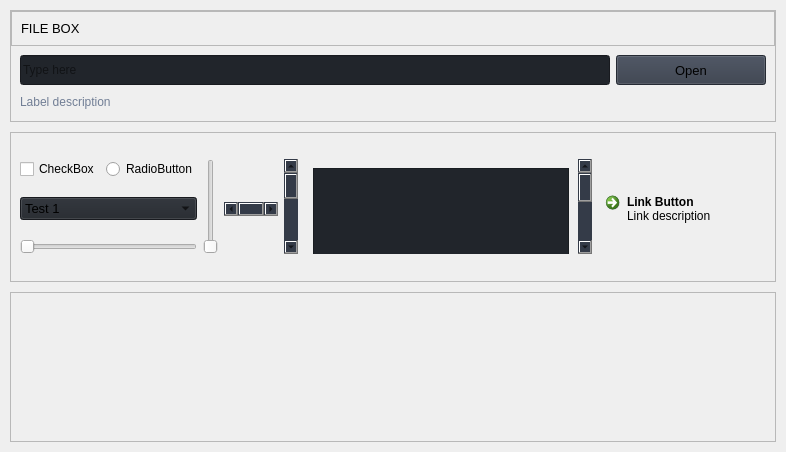
                     <widget class="QWidget" name="widgets">
                      <property name="styleSheet">
                       <string notr="true">b</string>
                      </property>
                      <layout class="QVBoxLayout" name="verticalLayout">
                       <property name="spacing">
                        <number>10</number>
                       </property>
                       <property name="leftMargin">
                        <number>10</number>
                       </property>
                       <property name="topMargin">
                        <number>10</number>
                       </property>
                       <property name="rightMargin">
                        <number>10</number>
                       </property>
                       <property name="bottomMargin">
                        <number>10</number>
                       </property>
                       <item>
                        <widget class="QFrame" name="row_1">
                         <property name="frameShape">
                          <enum>QFrame::Shape::StyledPanel</enum>
                         </property>
                         <property name="frameShadow">
                          <enum>QFrame::Shadow::Raised</enum>
                         </property>
                         <layout class="QVBoxLayout" name="verticalLayout_16">
                          <property name="spacing">
                           <number>0</number>
                          </property>
                          <property name="leftMargin">
                           <number>0</number>
                          </property>
                          <property name="topMargin">
                           <number>0</number>
                          </property>
                          <property name="rightMargin">
                           <number>0</number>
                          </property>
                          <property name="bottomMargin">
                           <number>0</number>
                          </property>
                          <item>
                           <widget class="QFrame" name="frame_div_content_1">
                            <property name="minimumSize">
                             <size>
                              <width>0</width>
                              <height>110</height>
                             </size>
                            </property>
                            <property name="maximumSize">
                             <size>
                              <width>16777215</width>
                              <height>110</height>
                             </size>
                            </property>
                            <property name="frameShape">
                             <enum>QFrame::Shape::NoFrame</enum>
                            </property>
                            <property name="frameShadow">
                             <enum>QFrame::Shadow::Raised</enum>
                            </property>
                            <layout class="QVBoxLayout" name="verticalLayout_17">
                             <property name="spacing">
                              <number>0</number>
                             </property>
                             <property name="leftMargin">
                              <number>0</number>
                             </property>
                             <property name="topMargin">
                              <number>0</number>
                             </property>
                             <property name="rightMargin">
                              <number>0</number>
                             </property>
                             <property name="bottomMargin">
                              <number>0</number>
                             </property>
                             <item>
                              <widget class="QFrame" name="frame_title_wid_1">
                               <property name="maximumSize">
                                <size>
                                 <width>16777215</width>
                                 <height>35</height>
                                </size>
                               </property>
                               <property name="frameShape">
                                <enum>QFrame::Shape::StyledPanel</enum>
                               </property>
                               <property name="frameShadow">
                                <enum>QFrame::Shadow::Raised</enum>
                               </property>
                               <layout class="QVBoxLayout" name="verticalLayout_18">
                                <item>
                                 <widget class="QLabel" name="labelBoxBlenderInstalation">
                                  <property name="font">
                                   <font>
                                    <family>Segoe UI</family>
                                    <pointsize>10</pointsize>
                                    <italic>false</italic>
                                    <bold>false</bold>
                                   </font>
                                  </property>
                                  <property name="styleSheet">
                                   <string notr="true"/>
                                  </property>
                                  <property name="text">
                                   <string>FILE BOX</string>
                                  </property>
                                 </widget>
                                </item>
                               </layout>
                              </widget>
                             </item>
                             <item>
                              <widget class="QFrame" name="frame_content_wid_1">
                               <property name="frameShape">
                                <enum>QFrame::Shape::NoFrame</enum>
                               </property>
                               <property name="frameShadow">
                                <enum>QFrame::Shadow::Raised</enum>
                               </property>
                               <layout class="QHBoxLayout" name="horizontalLayout_9">
                                <item>
                                 <layout class="QGridLayout" name="gridLayout">
                                  <property name="bottomMargin">
                                   <number>0</number>
                                  </property>
                                  <item row="0" column="0">
                                   <widget class="QLineEdit" name="lineEdit">
                                    <property name="minimumSize">
                                     <size>
                                      <width>0</width>
                                      <height>30</height>
                                     </size>
                                    </property>
                                    <property name="styleSheet">
                                     <string notr="true">background-color: rgb(33, 37, 43);</string>
                                    </property>
                                    <property name="text">
                                     <string/>
                                    </property>
                                    <property name="placeholderText">
                                     <string>Type here</string>
                                    </property>
                                   </widget>
                                  </item>
                                  <item row="0" column="1">
                                   <widget class="QPushButton" name="pushButton">
                                    <property name="minimumSize">
                                     <size>
                                      <width>150</width>
                                      <height>30</height>
                                     </size>
                                    </property>
                                    <property name="font">
                                     <font>
                                      <family>Segoe UI</family>
                                      <pointsize>10</pointsize>
                                      <italic>false</italic>
                                      <bold>false</bold>
                                     </font>
                                    </property>
                                    <property name="cursor">
                                     <cursorShape>PointingHandCursor</cursorShape>
                                    </property>
                                    <property name="styleSheet">
                                     <string notr="true">background-color: rgb(52, 59, 72);</string>
                                    </property>
                                    <property name="text">
                                     <string>Open</string>
                                    </property>
                                    <property name="icon">
                                     <iconset resource="../resources.qrc">
                                      <normaloff>:/icons/icons/cil-folder-open.png</normaloff>:/icons/icons/cil-folder-open.png</iconset>
                                    </property>
                                   </widget>
                                  </item>
                                  <item row="1" column="0" colspan="2">
                                   <widget class="QLabel" name="labelVersion_3">
                                    <property name="styleSheet">
                                     <string notr="true">color: rgb(113, 126, 149);</string>
                                    </property>
                                    <property name="lineWidth">
                                     <number>1</number>
                                    </property>
                                    <property name="text">
                                     <string>Label description</string>
                                    </property>
                                    <property name="alignment">
                                     <set>Qt::AlignmentFlag::AlignLeading|Qt::AlignmentFlag::AlignLeft|Qt::AlignmentFlag::AlignVCenter</set>
                                    </property>
                                   </widget>
                                  </item>
                                 </layout>
                                </item>
                               </layout>
                              </widget>
                             </item>
                            </layout>
                           </widget>
                          </item>
                         </layout>
                        </widget>
                       </item>
                       <item>
                        <widget class="QFrame" name="row_2">
                         <property name="minimumSize">
                          <size>
                           <width>0</width>
                           <height>150</height>
                          </size>
                         </property>
                         <property name="frameShape">
                          <enum>QFrame::Shape::StyledPanel</enum>
                         </property>
                         <property name="frameShadow">
                          <enum>QFrame::Shadow::Raised</enum>
                         </property>
                         <layout class="QVBoxLayout" name="verticalLayout_19">
                          <item>
                           <layout class="QGridLayout" name="gridLayout_2">
                            <item row="0" column="0">
                             <widget class="QCheckBox" name="checkBox">
                              <property name="autoFillBackground">
                               <bool>false</bool>
                              </property>
                              <property name="styleSheet">
                               <string notr="true"/>
                              </property>
                              <property name="text">
                               <string>CheckBox</string>
                              </property>
                             </widget>
                            </item>
                            <item row="0" column="1">
                             <widget class="QRadioButton" name="radioButton">
                              <property name="styleSheet">
                               <string notr="true"/>
                              </property>
                              <property name="text">
                               <string>RadioButton</string>
                              </property>
                             </widget>
                            </item>
                            <item row="0" column="2" rowspan="3">
                             <widget class="QSlider" name="verticalSlider">
                              <property name="styleSheet">
                               <string notr="true"/>
                              </property>
                              <property name="orientation">
                               <enum>Qt::Orientation::Vertical</enum>
                              </property>
                             </widget>
                            </item>
                            <item row="0" column="4" rowspan="3">
                             <widget class="QScrollBar" name="verticalScrollBar">
                              <property name="styleSheet">
                               <string notr="true"> QScrollBar:vertical { background: rgb(52, 59, 72); }
 QScrollBar:horizontal { background: rgb(52, 59, 72); }</string>
                              </property>
                              <property name="orientation">
                               <enum>Qt::Orientation::Vertical</enum>
                              </property>
                             </widget>
                            </item>
                            <item row="0" column="5" rowspan="3">
                             <widget class="QScrollArea" name="scrollArea">
                              <property name="styleSheet">
                               <string notr="true"> QScrollBar:vertical {
    background: rgb(52, 59, 72);
 }
 QScrollBar:horizontal {
    background: rgb(52, 59, 72);
 }</string>
                              </property>
                              <property name="frameShape">
                               <enum>QFrame::Shape::NoFrame</enum>
                              </property>
                              <property name="verticalScrollBarPolicy">
                               <enum>Qt::ScrollBarPolicy::ScrollBarAlwaysOn</enum>
                              </property>
                              <property name="horizontalScrollBarPolicy">
                               <enum>Qt::ScrollBarPolicy::ScrollBarAsNeeded</enum>
                              </property>
                              <property name="widgetResizable">
                               <bool>true</bool>
                              </property>
                              <widget class="QWidget" name="scrollAreaWidgetContents">
                               <property name="geometry">
                                <rect>
                                 <x>0</x>
                                 <y>0</y>
                                 <width>347</width>
                                 <height>218</height>
                                </rect>
                               </property>
                               <property name="styleSheet">
                                <string notr="true"> QScrollBar:vertical {
	border: none;
    background: rgb(52, 59, 72);
    width: 14px;
    margin: 21px 0 21px 0;
	border-radius: 0px;
 }</string>
                               </property>
                               <layout class="QHBoxLayout" name="horizontalLayout_11">
                                <item>
                                 <widget class="QPlainTextEdit" name="plainTextEdit">
                                  <property name="minimumSize">
                                   <size>
                                    <width>200</width>
                                    <height>200</height>
                                   </size>
                                  </property>
                                  <property name="styleSheet">
                                   <string notr="true">background-color: rgb(33, 37, 43);</string>
                                  </property>
                                 </widget>
                                </item>
                               </layout>
                              </widget>
                             </widget>
                            </item>
                            <item row="1" column="0" colspan="2">
                             <widget class="QComboBox" name="comboBox">
                              <property name="font">
                               <font>
                                <family>Segoe UI</family>
                                <pointsize>10</pointsize>
                                <italic>false</italic>
                                <bold>false</bold>
                               </font>
                              </property>
                              <property name="autoFillBackground">
                               <bool>false</bool>
                              </property>
                              <property name="styleSheet">
                               <string notr="true">background-color: rgb(33, 37, 43);</string>
                              </property>
                              <property name="iconSize">
                               <size>
                                <width>16</width>
                                <height>16</height>
                               </size>
                              </property>
                              <property name="frame">
                               <bool>true</bool>
                              </property>
                              <item>
                               <property name="text">
                                <string>Test 1</string>
                               </property>
                              </item>
                              <item>
                               <property name="text">
                                <string>Test 2</string>
                               </property>
                              </item>
                              <item>
                               <property name="text">
                                <string>Test 3</string>
                               </property>
                              </item>
                             </widget>
                            </item>
                            <item row="1" column="3">
                             <widget class="QScrollBar" name="horizontalScrollBar">
                              <property name="sizePolicy">
                               <sizepolicy hsizetype="Expanding" vsizetype="Fixed">
                                <horstretch>0</horstretch>
                                <verstretch>0</verstretch>
                               </sizepolicy>
                              </property>
                              <property name="styleSheet">
                               <string notr="true"> QScrollBar:vertical { background: rgb(52, 59, 72); }
 QScrollBar:horizontal { background: rgb(52, 59, 72); }</string>
                              </property>
                              <property name="orientation">
                               <enum>Qt::Orientation::Horizontal</enum>
                              </property>
                             </widget>
                            </item>
                            <item row="1" column="6">
                             <widget class="QCommandLinkButton" name="commandLinkButton">
                              <property name="cursor">
                               <cursorShape>PointingHandCursor</cursorShape>
                              </property>
                              <property name="styleSheet">
                               <string notr="true"/>
                              </property>
                              <property name="text">
                               <string>Link Button</string>
                              </property>
                              <property name="icon">
                               <iconset resource="../resources.qrc">
                                <normaloff>:/icons/icons/cil-link.png</normaloff>:/icons/icons/cil-link.png</iconset>
                              </property>
                              <property name="description">
                               <string>Link description</string>
                              </property>
                             </widget>
                            </item>
                            <item row="2" column="0" colspan="2">
                             <widget class="QSlider" name="horizontalSlider">
                              <property name="styleSheet">
                               <string notr="true"/>
                              </property>
                              <property name="orientation">
                               <enum>Qt::Orientation::Horizontal</enum>
                              </property>
                             </widget>
                            </item>
                           </layout>
                          </item>
                         </layout>
                        </widget>
                       </item>
                       <item>
                        <widget class="QFrame" name="row_3">
                         <property name="minimumSize">
                          <size>
                           <width>0</width>
                           <height>150</height>
                          </size>
                         </property>
                         <property name="frameShape">
                          <enum>QFrame::Shape::StyledPanel</enum>
                         </property>
                         <property name="frameShadow">
                          <enum>QFrame::Shadow::Raised</enum>
                         </property>
                         <layout class="QHBoxLayout" name="horizontalLayout_12">
                          <property name="spacing">
                           <number>0</number>
                          </property>
                          <property name="leftMargin">
                           <number>0</number>
                          </property>
                          <property name="topMargin">
                           <number>0</number>
                          </property>
                          <property name="rightMargin">
                           <number>0</number>
                          </property>
                          <property name="bottomMargin">
                           <number>0</number>
                          </property>
                         </layout>
                        </widget>
                       </item>
                      </layout>
                     </widget>
